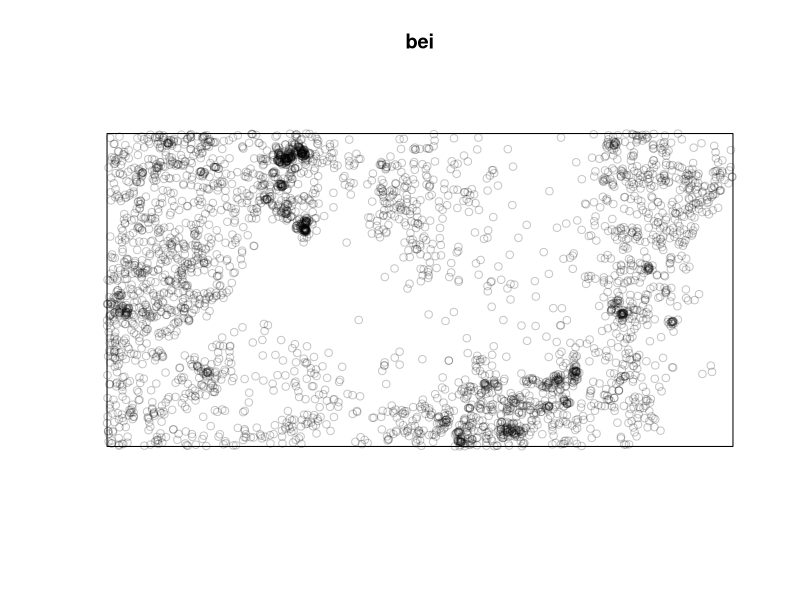
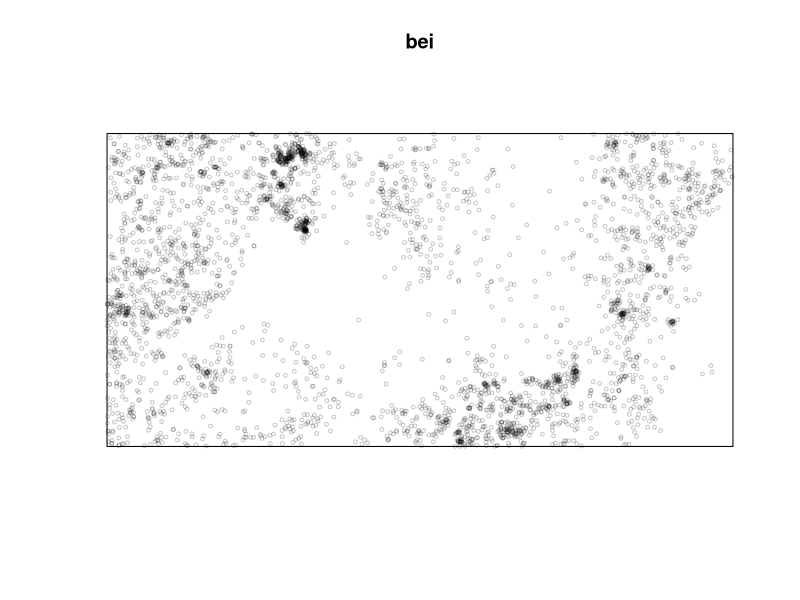
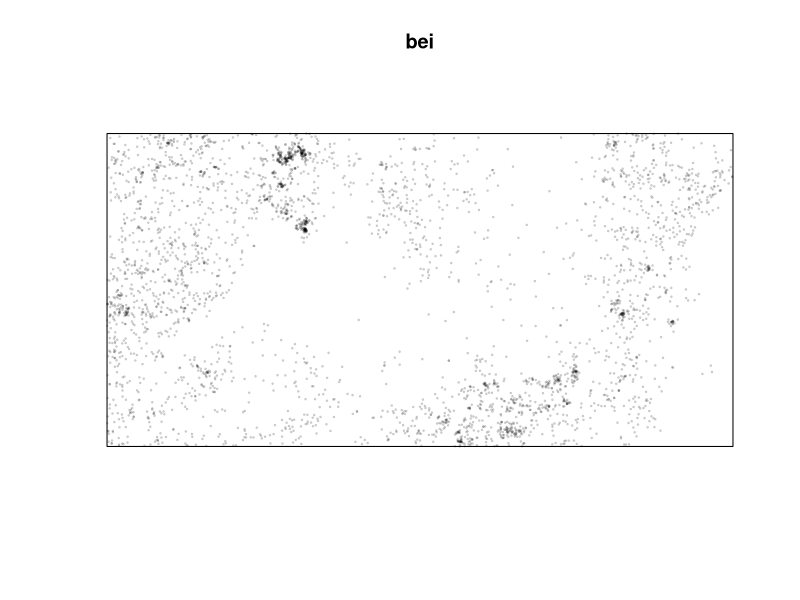
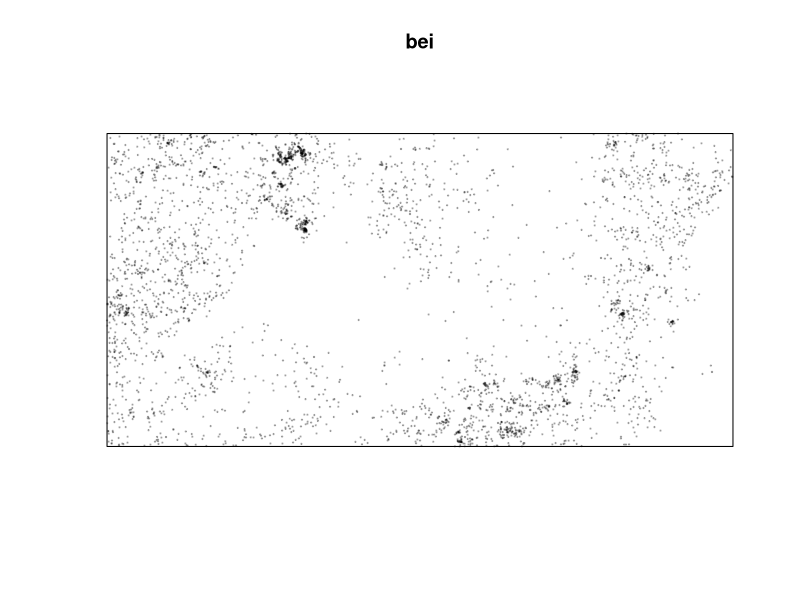
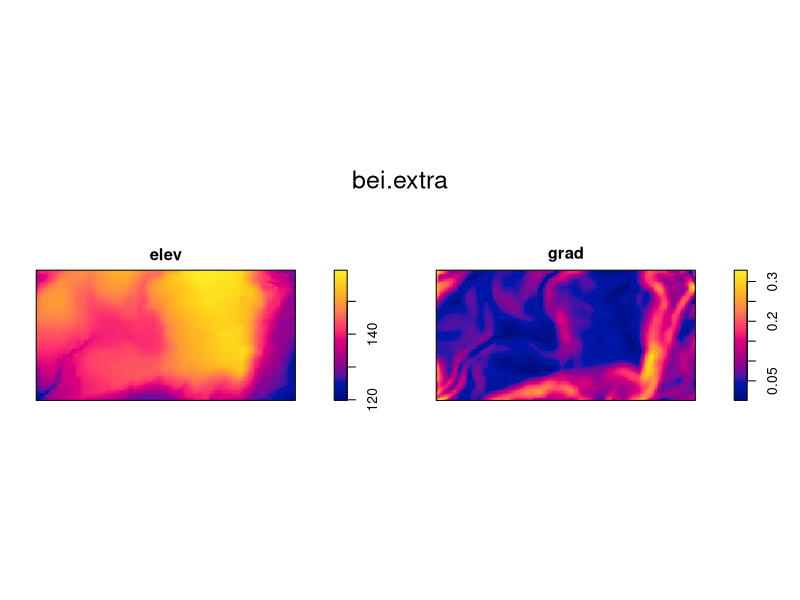
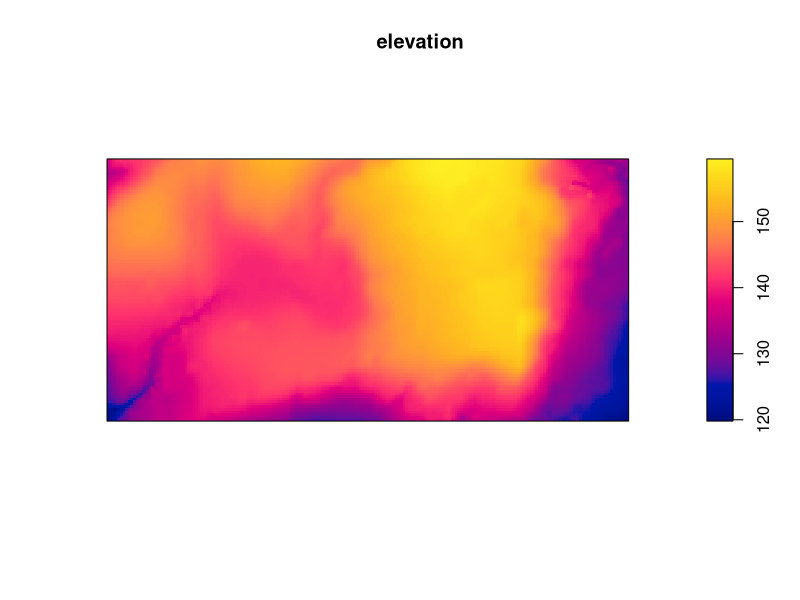
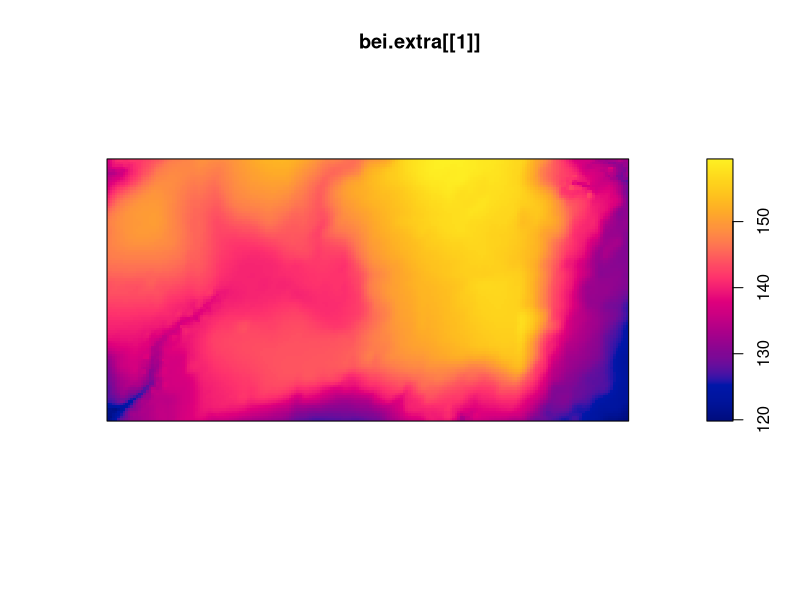
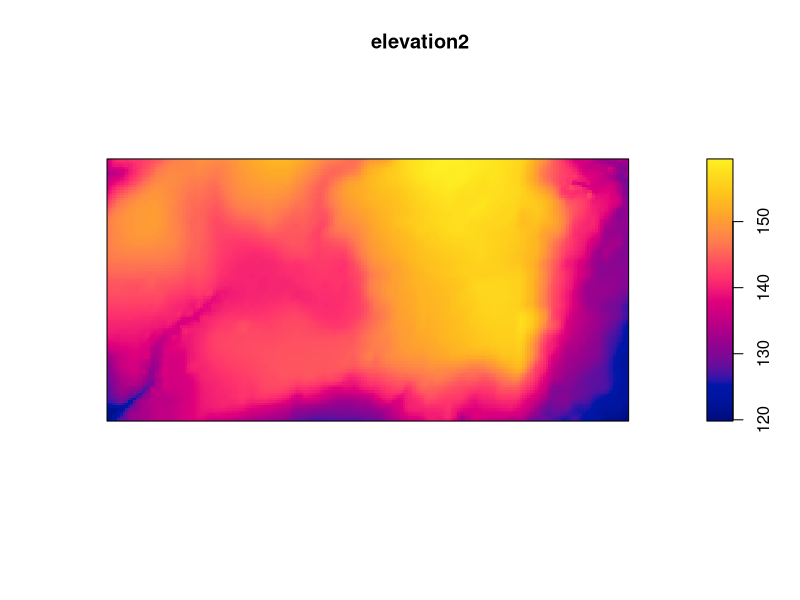

The R source for these figures, in order:
#code related to population ecology

#package is needed for point pattern analysis
install.packages("spatstat")
library(spatstat)  

#lets use the bei data:
#data description:
#https://CRAN.R-project.org/package=spatstat

bei

#plotttinng the data
plot(bei)

#canging dimension -cex
plot(bei, cex=0.5)  #decereases the size of the dots plotted
plot(bei, cex=0.2)

#changing the symbol -pch
plot(bei, cex=.2, pch=19)

#additional datasets
bei.extra
plot(bei.extra)

#lets use only part of the dataset: elev
bei.extra$elev  # $ linking elev and dataset
elevation <- bei.extra$elev
plot(elevation)
bei.extra

#second method to select elements, when you dont know the variable name double [] bc they are images
plot(bei.extra[[1]])
elevation2 <-bei.extra[[1]]
plot(elevation2)
